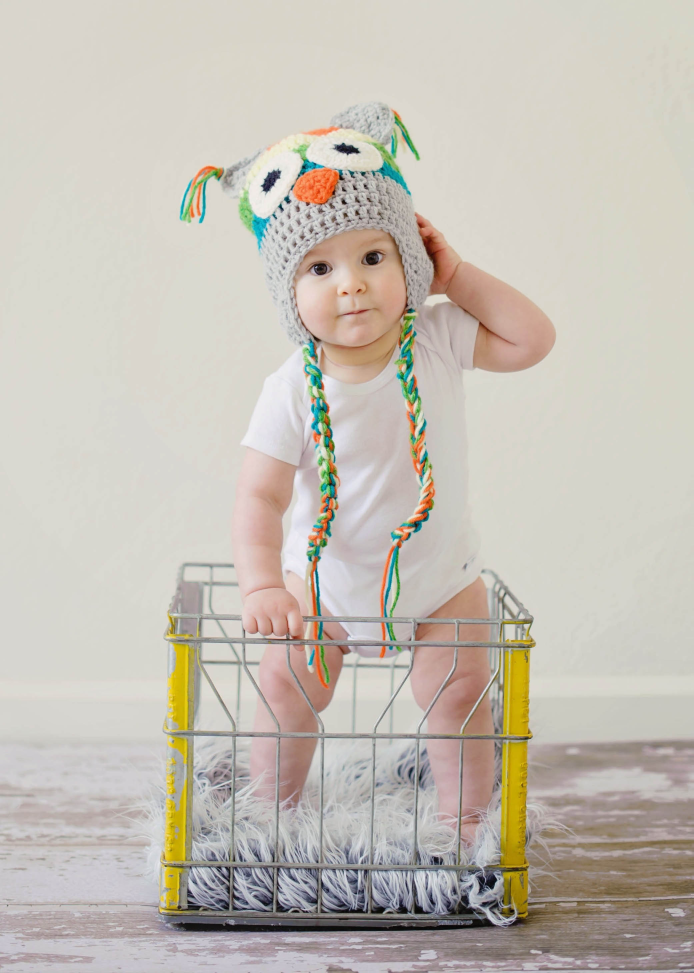
#> input picture photo01.jpg, 2080 x 2919 px (shown at 1/3 size)
$ python TrackBar.py
#> lines starting #> are read from the running program, lines starting #| are printed output that depends on the picture
import cv2
image1 = cv2.imread('photo01.jpg')
#> image1 is the input picture: shape (2919, 2080, 3); mean B, G, R 181.3, 191.1, 197.2
image2 = cv2.imread('photo02.jpg')
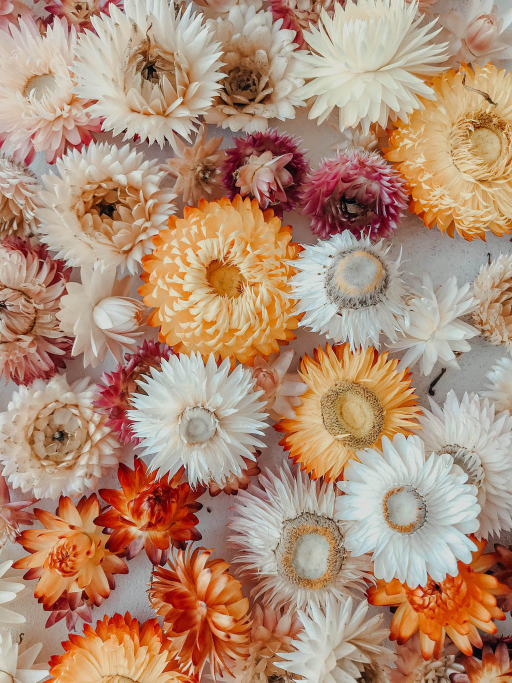
#> input picture photo02.jpg, 1024 x 1365 px (shown at 1/2 size)
#> image2 is the input picture: shape (1365, 1024, 3); mean B, G, R 117.2, 141.2, 176.6
h, w, c = image1.shape
#> h = 2919; w = 2080; c = 3
image1 = cv2.resize(image1, (int(w/5),int(h/5)))
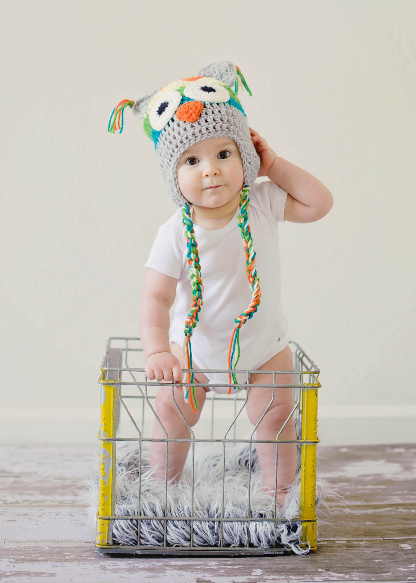
#> image1: shape (583, 416, 3); mean B, G, R 181.3, 191.1, 197.2
image2 = cv2.resize(image2, (int(w/5),int(h/5)))
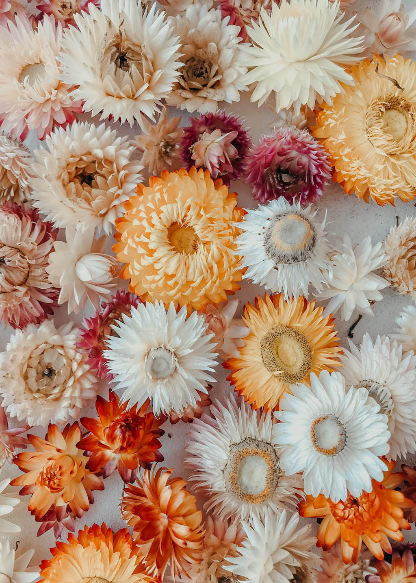
#> image2: shape (583, 416, 3); mean B, G, R 117.1, 141.1, 176.4

def nothing(X): pass

cv2.namedWindow('TrackBar')
cv2.createTrackbar('%','TrackBar', 0, 100, nothing)
#> slider '%' is set to 33
while True:
    r = cv2.getTrackbarPos('%','TrackBar')
    r = float(r)*0.01
    imageAddwe = cv2.addWeighted(image2, r, image1, 1-r, 0)
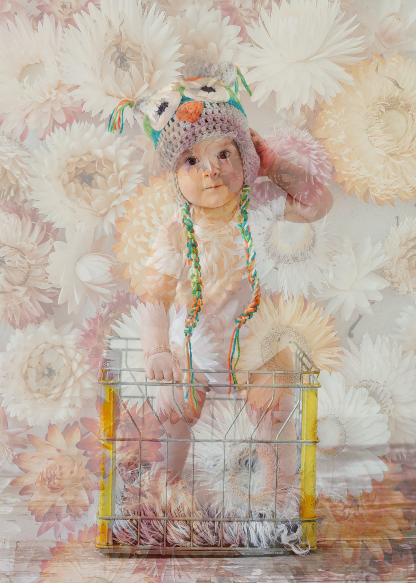
#> imageAddwe: shape (583, 416, 3); mean B, G, R 160.1, 174.6, 190.3
    cv2.imshow('TrackBar',imageAddwe)
    if cv2.waitKey(1) & 0xFF == 27: break
#> (key Esc is pressed here)

cv2.destroyWindow('TrackBar')
